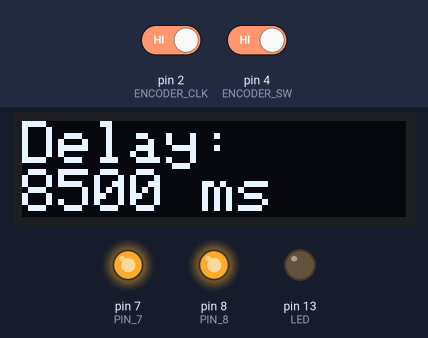
Bench run of a sketch on a simulated Arduino Uno, built with avr-gcc and run on an emulated ATmega328P. On the bench: 128×32 one-colour display, output pins drawn as LEDs (lit = HIGH). The test bench sets the inputs (shaded band); at power-on: pin 2 (ENCODER_CLK) HIGH, pin 4 (ENCODER_SW) HIGH.

Above: at 2.1 s.
At 2.9 s:
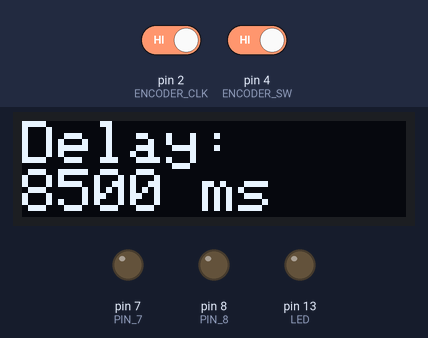
At 11.49 s:
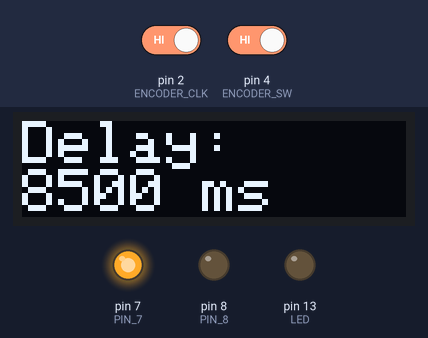
Timing chart, 0 to 129.1 s (numbered marks = the images above):
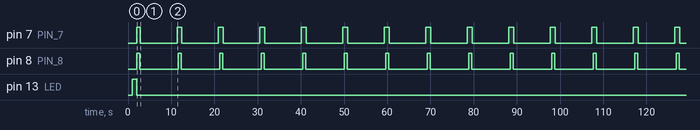

The sketch:

auto_shutter_pro.ino
```cpp
#include <Adafruit_GFX.h>
#include <Adafruit_SSD1306.h>

#define SCREEN_WIDTH 128
#define SCREEN_HEIGHT 32
#define OLED_RESET -1
Adafruit_SSD1306 display(SCREEN_WIDTH, SCREEN_HEIGHT, &Wire, OLED_RESET);

// Пины энкодера
#define ENCODER_CLK 2   // S1 (прерывание)
#define ENCODER_DT 3    // S2
#define ENCODER_SW 4    // KEY (кнопка)

// Пины выхода
#define PIN_7 7
#define PIN_8 8
#define LED 13

// Тайминг
unsigned long delayTime = 8500;  // переменная задержка
volatile bool encoderUpdated = false;

enum State { IDLE, STAGE1, STAGE2, STAGE3 };
State currentState = STAGE1;

unsigned long lastMillis = 0;

// Для кнопки
bool buttonState = HIGH;
unsigned long lastButtonCheck = 0;
bool buttonPressed = false;

// Для энкодера
volatile int lastCLK = HIGH;

void setup() {
  pinMode(PIN_7, OUTPUT);
  pinMode(PIN_8, OUTPUT);
  digitalWrite(PIN_7, LOW);
  digitalWrite(PIN_8, LOW);

  pinMode(LED, OUTPUT);
  digitalWrite(LED, LOW);
  delay(1000);
  digitalWrite(LED, HIGH);
  delay(1000);
  digitalWrite(LED, LOW);

  pinMode(ENCODER_CLK, INPUT_PULLUP);
  pinMode(ENCODER_DT, INPUT_PULLUP);
  pinMode(ENCODER_SW, INPUT_PULLUP);

  attachInterrupt(digitalPinToInterrupt(ENCODER_CLK), handleEncoder, FALLING);

  // OLED
  if (!display.begin(SSD1306_SWITCHCAPVCC, 0x3C)) {
    while (true); // ошибка
  }
  display.setRotation(2);
  display.setTextSize(2);
  display.setTextColor(SSD1306_WHITE);
  updateDisplay();
}

void loop() {
  unsigned long now = millis();

  // Машина состояний
  switch (currentState) {
    case STAGE1:
      digitalWrite(PIN_7, HIGH);
      if (now - lastMillis >= 300) {
        digitalWrite(PIN_8, HIGH);
        lastMillis = now;
        currentState = STAGE2;
      }
      break;
    case STAGE2:
      if (now - lastMillis >= 700) {
        digitalWrite(PIN_8, LOW);
        lastMillis = now;
        currentState = STAGE3;
      }
      break;
    case STAGE3:
      if (now - lastMillis >= 100) {
        digitalWrite(PIN_7, LOW);
        lastMillis = now;
        currentState = IDLE;
      }
      break;
    case IDLE:
      if (now - lastMillis >= delayTime) {
        currentState = STAGE1;
        lastMillis = now;
      }
      break;
  }

  // Проверка кнопки каждые 10 мс
  if (millis() - lastButtonCheck > 10) {
    bool current = digitalRead(ENCODER_SW) == LOW;
    if (current && !buttonState) {
      buttonPressed = true;
    } else if (!current && buttonState) {
      buttonPressed = false;
    }
    buttonState = current;
    lastButtonCheck = millis();
  }

  // Обновление экрана при изменении задержки
  if (encoderUpdated) {
    encoderUpdated = false;
    updateDisplay();
  }
}

void handleEncoder() {
  if (!buttonPressed) return;  // Игнорировать, если кнопка не нажата

  int dtValue = digitalRead(ENCODER_DT);
  if (dtValue == LOW) {
    if (delayTime >= 100) delayTime -= 100;
  } else {
    delayTime += 100;
  }
  encoderUpdated = true;
}

void updateDisplay() {
  display.clearDisplay();
  display.setCursor(0, 0);
  display.print("Delay:");
  display.setCursor(0, 16);
  display.print(delayTime);
  display.print(" ms");
  display.display();
}
```

Measured:
- by itself, pin 7 (PIN_7): repeats every 9.6 s: LOW 8.5 s, HIGH 1.1 s
- by itself, pin 8 (PIN_8): alternates HIGH for 0.70 s and LOW for 8.9 s
- by itself, everything shown: repeats every 9.6 s, in 4 steps
